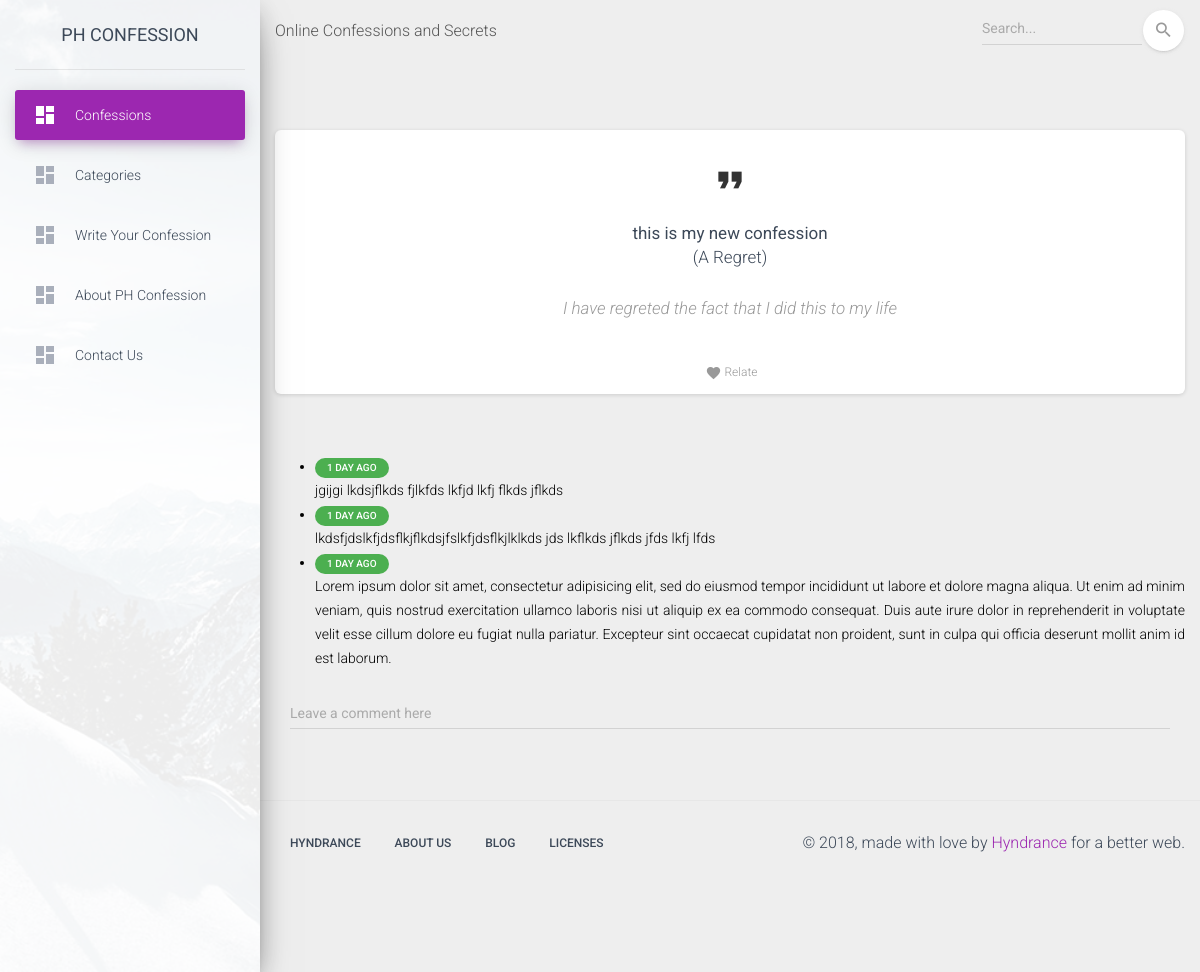
Screenshot of /index.php?view=display&id=14 with the database file from the repository.
### tables this page shows
CREATE TABLE `confession` (
  `Id` int(11) NOT NULL AUTO_INCREMENT,
  `category` varchar(50) DEFAULT NULL,
  `title` varchar(100) DEFAULT NULL,
  `message` text,
  `datetime` datetime DEFAULT NULL,
  `view` int(11) DEFAULT '0',
  `relate` int(11) DEFAULT '0',
  PRIMARY KEY (`Id`)
);

CREATE TABLE `comment` (
  `Id` int(11) NOT NULL AUTO_INCREMENT,
  `cId` int(11) DEFAULT NULL,
  `comment` text,
  `datetime` datetime DEFAULT NULL,
  PRIMARY KEY (`Id`)
);

### index.php (called while the page is built, shortened)
<?php
include_once("config/Models.php");
$view = (isset($_GET['view']) && $_GET['view'] != '') ? $_GET['view'] : '';
switch ($view) {
	case 'display' :
		$template	= 'include/template.php';
		break;
}
require_once $template;
?>

### config/Models.php (called while the page is built, shortened)
<?php
include "CRUD.php";
function confession() {
	$crud = new CRUD;
	$crud->table = "confession";
	return $crud;
}
function comment() {
	$crud = new CRUD;
	$crud->table = "comment";
	return $crud;
}
?>

### config/CRUD.php (called while the page is built, shortened)
<?php
class CRUD {
	var $table;
	function list($query=""){
		$query = $query ? "where " . $query: "";
		$db = Database::connect();
		$pdo = $db->prepare("select * from $this->table $query");
		$pdo->execute();
		$result = $pdo->fetchAll(PDO::FETCH_OBJ);
		return $result;
	}
	function get($args){
		$db = Database::connect();
		$pdo = $db->prepare("select * from $this->table where $args");
		$pdo->execute();
		$result = $pdo->fetch(PDO::FETCH_OBJ);
		return $result;
	}
}
function timeElapse($datetime, $full = false) {
    $now = new DateTime;
    $ago = new DateTime($datetime);
    $diff = $now->diff($ago);
    $diff->w = floor($diff->d / 7);
    $diff->d -= $diff->w * 7;
    $string = array(
        'y' => 'year',
        'm' => 'month',
        'w' => 'week',
        'd' => 'day',
        'h' => 'hour',
        'i' => 'minute',
        's' => 'second',
    );
    foreach ($string as $k => &$v) {
        if ($diff->$k) {
            $v = $diff->$k . ' ' . $v . ($diff->$k > 1 ? 's' : '');
        } else {
            unset($string[$k]);
        }
    }
    if (!$full) $string = array_slice($string, 0, 1);
    return $string ? implode(', ', $string) . ' ago' : 'just now';
}
?>

### pages/display.php (the view)
<?php
$Id =  $_GET['id'];
$conf = confession()->get("Id=$Id");
?>
<div class="card card-testimonial">
		<div class="icon">
			<i class="material-icons">format_quote</i>
		</div>
		<div class="card-body">
			<h5 class="card-title">
        <b><?=$conf->title;?></b> <br>
          (<?=$conf->category;?>)
				</h5>
        <br>
			<h5 class="card-description">
        <?=$conf->message;?>
				</h5>
		</div>
    <div class="card-footer">
        <div class="stats">
            <i class="material-icons">favorite</i> Relate
        </div>
    </div>
	</div>
  <div class="card card-plain">
          <ul style="color:black;text-align:justify">
            <?php foreach(comment()->list("cId=$Id") as $row) {?>
              <li> <div class="timeline-heading">
                <span class="badge badge-pill badge-success"><?=timeElapse($row->datetime);?></span>
              </div> <?=$row->comment;?></li>
            <?php } ?>
          </ul>
              <div class="col-md-12">
                  <div class="form-group">
                      <label class="bmd-label-floating">Leave a comment here</label>
                      <input type="text" name="comment" class="form-control">
                  </div>
              </div>
  </div>

### rows the page displays
confession: title "this is my new confession", category "A Regret", message "I have regreted the fact that I did this to my life"
comment: datetime "1 DAY AGO", comment "jgijgi lkdsjflkds fjlkfds lkfjd lkfj flkds jflkds"
comment: datetime "1 DAY AGO", comment "lkdsfjdslkfjdsflkjflkdsjfslkfjdsflkjlklkds jds lkflkds jflkds jfds lkfj lfds"
comment: datetime "1 DAY AGO", comment "Lorem ipsum dolor sit amet, consectetur adipisicing elit, sed do eiusmod tempor incididunt ut labore et dolore magna aliqua. Ut enim ad minim veniam, quis nostrud exercitation ullamco laboris nisi ut aliquip ex ea commodo consequat. Duis aute irure dolor in reprehenderit in voluptate velit esse cillum dolore eu fugiat nulla pariatur. Excepteur sint occaecat cupidatat non proident, sunt in culpa qui officia deserunt mollit anim id est laborum."
